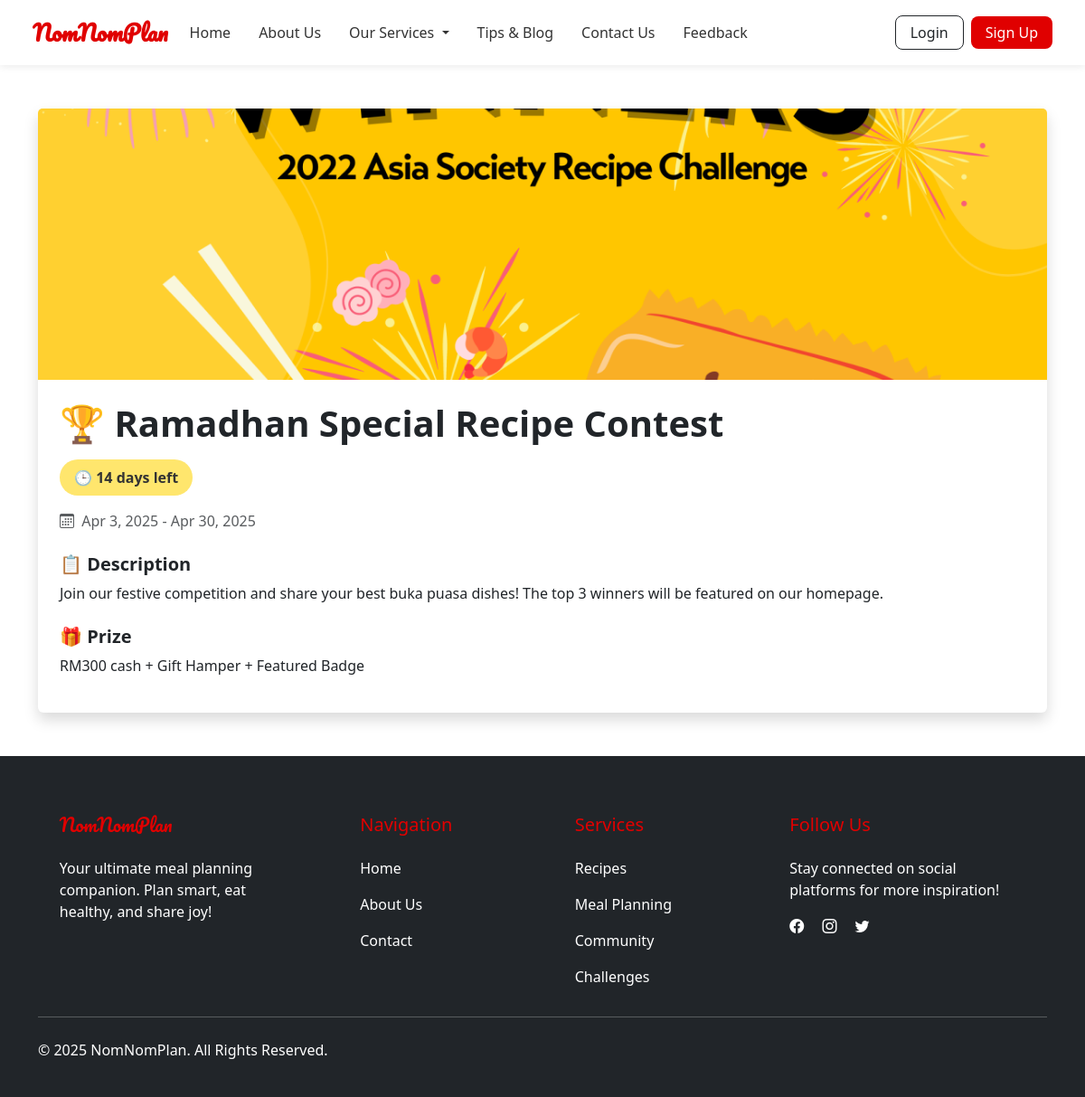
The page /competition-module/view-competition-details.php?id=1 on the database its author committed.
### tables this page shows
CREATE TABLE `competitions` (
  `competition_id` int(11) NOT NULL,
  `title` varchar(100) NOT NULL,
  `description` text DEFAULT NULL,
  `start_date` date NOT NULL,
  `end_date` date NOT NULL,
  `prize` varchar(100) DEFAULT NULL,
  `image_url` varchar(255) DEFAULT NULL,
  `created_at` timestamp NOT NULL DEFAULT current_timestamp(),
  `updated_at` timestamp NOT NULL DEFAULT current_timestamp() ON UPDATE current_timestamp()
);

### competition-module/view-competition-details.php (the view, shortened to what this page needs)
<?php
require_once '../includes/db.php';
if (isset($_GET['id'])) {
    $competition_id = $_GET['id'];
    $stmt = $conn->prepare("SELECT * FROM competitions WHERE competition_id = ?");
    $stmt->bind_param("i", $competition_id);
    $stmt->execute();
    $result = $stmt->get_result();
    $competition = $result->fetch_assoc();
} else {
    $_SESSION['error_message'] = "No competition specified.";
    header("Location: competitions.php");
    exit();
}
$days_remaining = ceil((strtotime($competition['end_date']) - time()) / (60 * 60 * 24));
?>
<!DOCTYPE html>
<html lang="en">
<head>
    <link href="https://cdn.jsdelivr.net/npm/bootstrap@5.3.2/dist/css/bootstrap.min.css" rel="stylesheet">
    <link href="https://cdn.jsdelivr.net/npm/bootstrap-icons@1.10.5/font/bootstrap-icons.css" rel="stylesheet">
</head>
<body>
<?php include '../navbar.php'; ?>
<div class="container py-5">
    <div class="card shadow border-0">
        <img src="<?= htmlspecialchars($competition['image_url'] ?? '../assets/images/default-competition.jpg') ?>" class="card-img-top" alt="<?= htmlspecialchars($competition['title']) ?>">
        <div class="card-body p-4">
            <h1 class="card-title fw-bold mb-3">🏆 <?= htmlspecialchars($competition['title']) ?></h1>
            <span class="badge-time mb-3 d-inline-block">🕒 <?= $days_remaining > 0 ? "$days_remaining days left" : "Ending soon" ?></span>
            <p class="text-muted mb-4">
                <i class="bi bi-calendar3 me-1"></i>
                <?= date('M j, Y', strtotime($competition['start_date'])) ?> - <?= date('M j, Y', strtotime($competition['end_date'])) ?>
            </p>
            <h5 class="fw-semibold">📋 Description</h5>
            <p><?= nl2br(htmlspecialchars($competition['description'])) ?></p>
            <h5 class="fw-semibold mt-4">🎁 Prize</h5>
            <p><?= htmlspecialchars($competition['prize']) ?></p>
        </div>
    </div>
</div>
<?php include '../includes/footer.php'; ?>
</body>
</html>

### competition-module/view-competition-details.php (style rules this page uses)
body { font-family: 'Nunito', sans-serif; background-color: #f8f9fa; }
.card-img-top { height: 300px; object-fit: cover; }
.badge-time { background-color: #FFE66D; color: #333; padding: 0.5rem 1rem; border-radius: 50px; font-weight: 600; }

### navbar.php (style rules this page uses)
:root { --primary: #e00000; --secondary: rgb(238, 140, 140); }

### rows shown on the page
competitions: image_url (picture), title "Ramadhan Special Recipe Contest", end_date "14", start_date "Apr 3, 2025", end_date "Apr 30, 2025", description "Join our festive competition and share your best buka puasa dishes! The top 3 winners will be featured on our homepage.", prize "RM300 cash + Gift Hamper + Featured Badge"
